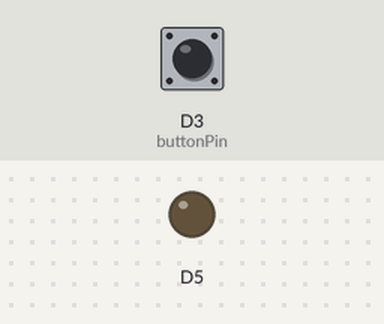
A sketch run on a simulated ESP8266 (NodeMCU). On the bench: output pins drawn as LEDs (lit = HIGH). Dashed ring = blinking. The inputs (shaded band) are chosen by the test bench; at power-on: D3 (buttonPin) HIGH.

Above: at 1.2 s.
1.3 s: D3 (buttonPin) pulled LOW for 0.15 s
At 1.7 s:
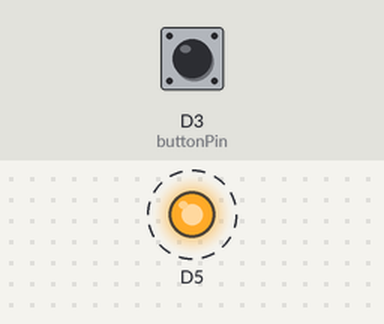
Timing chart, 0 to 10.4 s (numbered marks = the images above; inputs shaded):
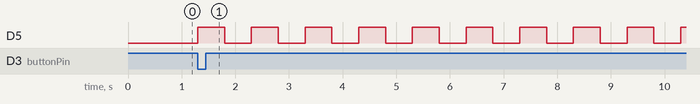

Measured:
- after the input at 1.3 s, D5: alternates HIGH for 0.50 s and LOW for 0.50 s, starting at once

The sketch:

STM_blink.ino
```cpp
int ledPin = D13;    // Pin connected to the LED on Nucleo F411RE
int buttonPin = D3;  // Pin connected to the push button on Nucleo F411RE

int buttonState = 0;

void setup() {
  pinMode(ledPin, OUTPUT);
  pinMode(buttonPin, INPUT);
}

void loop() {
  buttonState = digitalRead(buttonPin);


    if (buttonState == LOW) {
      for(int i=0; i<=30; i++){
        digitalWrite(ledPin, HIGH);
        delay(500);
        digitalWrite(ledPin, LOW );
        delay(500);
      }

    }

}
```
